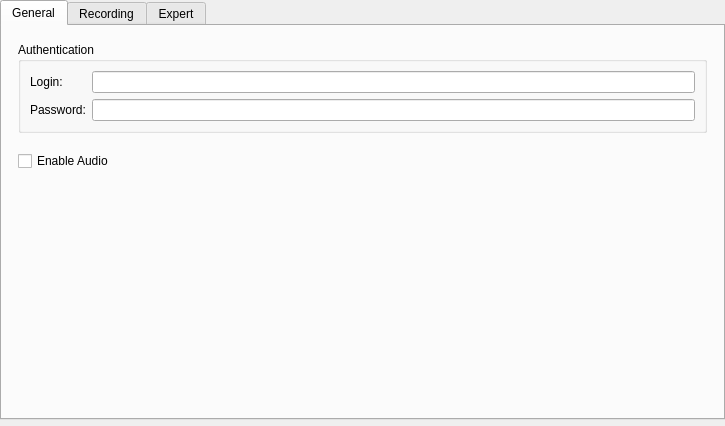
<?xml version="1.0" encoding="UTF-8"?>
<ui version="4.0">
 <class>MultipleCameraSettingsWidget</class>
 <widget class="QWidget" name="MultipleCameraSettingsWidget">
  <property name="geometry">
   <rect>
    <x>0</x>
    <y>0</y>
    <width>725</width>
    <height>426</height>
   </rect>
  </property>
  <layout class="QVBoxLayout" name="verticalLayout_2">
   <property name="leftMargin">
    <number>0</number>
   </property>
   <property name="topMargin">
    <number>0</number>
   </property>
   <property name="rightMargin">
    <number>0</number>
   </property>
   <property name="bottomMargin">
    <number>0</number>
   </property>
   <item>
    <widget class="QTabWidget" name="tabWidget">
     <property name="currentIndex">
      <number>0</number>
     </property>
     <widget class="QWidget" name="tabGeneral">
      <attribute name="title">
       <string>General</string>
      </attribute>
      <layout class="QVBoxLayout" name="verticalLayout_4" stretch="0,0,0,0,1">
       <property name="leftMargin">
        <number>16</number>
       </property>
       <property name="topMargin">
        <number>16</number>
       </property>
       <property name="rightMargin">
        <number>16</number>
       </property>
       <property name="bottomMargin">
        <number>16</number>
       </property>
       <item>
        <widget class="QGroupBox" name="groupBox_2">
         <property name="title">
          <string>Authentication</string>
         </property>
         <layout class="QFormLayout" name="formLayout_3">
          <item row="0" column="1">
           <widget class="QLineEdit" name="loginEdit"/>
          </item>
          <item row="1" column="1">
           <widget class="QLineEdit" name="passwordEdit">
            <property name="echoMode">
             <enum>QLineEdit::PasswordEchoOnEdit</enum>
            </property>
           </widget>
          </item>
          <item row="1" column="0">
           <widget class="QLabel" name="passwordLabel">
            <property name="text">
             <string>Password:</string>
            </property>
           </widget>
          </item>
          <item row="0" column="0">
           <widget class="QLabel" name="loginLabel">
            <property name="text">
             <string>Login:</string>
            </property>
           </widget>
          </item>
         </layout>
        </widget>
       </item>
       <item>
        <widget class="nx::vms::client::desktop::LegacyImageControlWidget" name="imageControlWidget" native="true"/>
       </item>
       <item>
        <widget class="QnLicensesProposeWidget" name="licensingWidget" native="true"/>
       </item>
       <item>
        <widget class="QCheckBox" name="enableAudioCheckBox">
         <property name="text">
          <string>Enable Audio</string>
         </property>
         <property name="tristate">
          <bool>true</bool>
         </property>
        </widget>
       </item>
       <item>
        <spacer name="verticalSpacer">
         <property name="orientation">
          <enum>Qt::Vertical</enum>
         </property>
         <property name="sizeHint" stdset="0">
          <size>
           <width>20</width>
           <height>40</height>
          </size>
         </property>
        </spacer>
       </item>
      </layout>
     </widget>
     <widget class="QWidget" name="tabRecording">
      <attribute name="title">
       <string>Recording</string>
      </attribute>
      <layout class="QVBoxLayout" name="recordingLayout">
       <property name="leftMargin">
        <number>16</number>
       </property>
       <property name="topMargin">
        <number>0</number>
       </property>
       <property name="rightMargin">
        <number>16</number>
       </property>
       <property name="bottomMargin">
        <number>0</number>
       </property>
       <item>
        <widget class="nx::vms::client::desktop::LegacyCameraScheduleWidget" name="cameraScheduleWidget" native="true"/>
       </item>
      </layout>
     </widget>
     <widget class="QWidget" name="expertTab">
      <attribute name="title">
       <string>Expert</string>
      </attribute>
      <layout class="QVBoxLayout" name="verticalLayout_6">
       <property name="leftMargin">
        <number>16</number>
       </property>
       <property name="topMargin">
        <number>16</number>
       </property>
       <property name="rightMargin">
        <number>16</number>
       </property>
       <property name="bottomMargin">
        <number>16</number>
       </property>
       <item>
        <widget class="nx::vms::client::desktop::LegacyExpertSettingsWidget" name="expertSettingsWidget" native="true"/>
       </item>
      </layout>
     </widget>
    </widget>
   </item>
   <item>
    <widget class="nx::vms::client::desktop::AlertBar" name="alertBar" native="true"/>
   </item>
  </layout>
 </widget>
 <customwidgets>
  <customwidget>
   <class>nx::vms::client::desktop::AlertBar</class>
   <extends>QWidget</extends>
   <header location="global">nx/vms/client/desktop/common/widgets/message_bar.h</header>
  </customwidget>
  <customwidget>
   <class>nx::vms::client::desktop::LegacyExpertSettingsWidget</class>
   <extends>QWidget</extends>
   <header location="global">nx/vms/client/desktop/resource_properties/camera/legacy/legacy_expert_settings_widget.h</header>
   <container>1</container>
  </customwidget>
  <customwidget>
   <class>nx::vms::client::desktop::LegacyImageControlWidget</class>
   <extends>QWidget</extends>
   <header location="global">nx/vms/client/desktop/resource_properties/camera/legacy/legacy_image_control_widget.h</header>
   <container>1</container>
  </customwidget>
  <customwidget>
   <class>QnLicensesProposeWidget</class>
   <extends>QWidget</extends>
   <header location="global">nx/vms/client/desktop/resource_properties/camera/legacy/licenses_propose_widget.h</header>
   <container>1</container>
  </customwidget>
  <customwidget>
   <class>nx::vms::client::desktop::LegacyCameraScheduleWidget</class>
   <extends>QWidget</extends>
   <header location="global">nx/vms/client/desktop/resource_properties/camera/legacy/legacy_camera_schedule_widget.h</header>
   <container>1</container>
  </customwidget>
 </customwidgets>
 <resources/>
 <connections/>
 <slots>
  <slot>buttonClicked(QAbstractButton*)</slot>
 </slots>
</ui>
